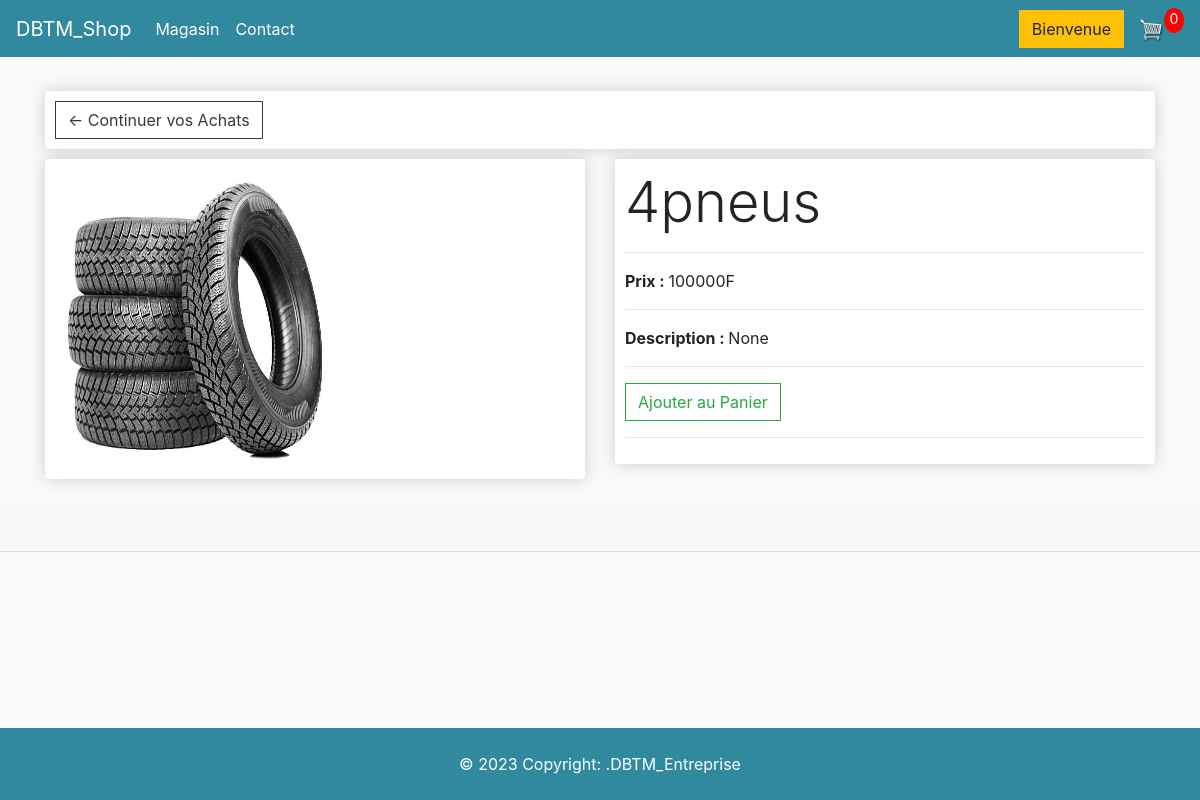
/2, run on the app's committed database.
### store/models.py (models this page shows, shortened)
class Product(models.Model):
    name = models.CharField(max_length=200, null=True)
    price = models.FloatField()
    digital = models.BooleanField(default=False, null=True, blank=False)
    description = models.CharField(max_length=1000, null=True)
    image = models.ImageField(null=True,blank=True)
    @property
    def imageURL(self):
        try:
            url = self.image.url
        except:
            url = ''
        return url

### store/views.py (the view)
# urls.py: path('<int:myid>', views.voir, name="voir"),
def voir(request, myid):
    data = cartData(request)
    cartItems = data['cartItems']
    product_object = Product.objects.get(id=myid)
    context = {'cartItems':cartItems, 'product': product_object}
    return render(request, 'store/voir.html', context)

### store/utils.py (called while the page is built, shortened)
def cookieCart(request):
    try:
        cart = json.loads(request.COOKIES['cart'])
    except:
        cart = {}
    print('Panier:', cart)
    items = []
    order = {'get_cart_total':0, 'get_cart_items':0, 'shipping':False}
    cartItems = order['get_cart_items']
    return {'cartItems':cartItems, 'order':order, 'items':items}

def cartData(request):
    if request.user.is_authenticated:
          customer = request.user.customer
          order , created = Order.objects.get_or_create(customer=customer, complete=False)
          items = order.orderitem_set.all()
          cartItems = order.get_cart_items
    else:
          cookieData = cookieCart(request)
          cartItems = cookieData['cartItems']
          order = cookieData['order']
          items = cookieData['items']
    return {'cartItems':cartItems, 'order':order, 'items':items}

### store/templates/store/voir.html
{% extends 'store/main.html' %}
{% load static %}
{% block content %}
 <div class="row">
	<div class="col-lg-12 ">
          <div class="box-element">
            <a  class="btn btn-outline-dark" href="{% url 'store' %}">&#x2190; Continuer vos Achats </a>
        </div>
    </div>
        <div class="col-lg-6">
		<div class=" box-element" >
             <div>
                <img src="{{ product.imageURL }}" width="300px" height="300px" alt="">
            </div>
        </div>
        </div>
        <div class="col-lg-6">
	        	<div class=" box-element" >
                <div class=" display-4">
                    {{ product.name }}
                </div><hr>
                <div class=" ">
                   <strong>Prix : </strong>  {{product.price|floatformat:0}}F
                </div><hr>
                <div>
                    <strong>Description : </strong>  {{ product.description }}
                </div><hr>
                 <button data-product="{{product.id}}" data-action="add" class="btn btn-outline-success add-btn update-cart">Ajouter au Panier</button><hr>
            </div>
        </div>
		<br>
	</div>
</div>
{% endblock content %}

### static/css/main.css (style rules this page uses)
body { background-color: hsl(0, 0%, 98%); }
.box-element { box-shadow:hsl(0, 0%, 80%) 0 0 16px; background-color: #fff; border-radius: 4px; padding: 10px; }
.col-lg-4, .col-lg-6, .col-lg-8, .col-lg-12 { margin-top: 10px; }
.btn { border-radius: 0; }

### data on the page
Product: imageURL (picture), name "4pneus", price "100000", description "None"

### other printed values
{{ cartItems }} "0"
